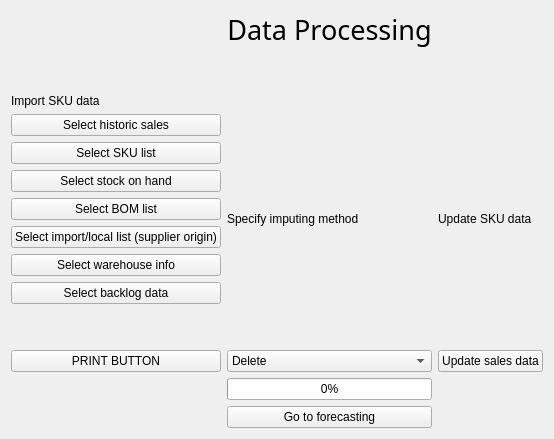
      <widget class="QWidget" name="data_processing">
       <layout class="QGridLayout" name="gridLayout_4">
        <item row="2" column="1">
         <widget class="QLabel" name="label_3">
          <property name="text">
           <string>Specify imputing method</string>
          </property>
         </widget>
        </item>
        <item row="3" column="2">
         <widget class="QPushButton" name="import_csv_button_7">
          <property name="cursor">
           <cursorShape>PointingHandCursor</cursorShape>
          </property>
          <property name="text">
           <string>Update sales data</string>
          </property>
         </widget>
        </item>
        <item row="0" column="1">
         <widget class="QLabel" name="label_18">
          <property name="font">
           <font>
            <family>Calisto MT</family>
            <pointsize>20</pointsize>
           </font>
          </property>
          <property name="text">
           <string>Data Processing</string>
          </property>
          <property name="alignment">
           <set>Qt::AlignCenter</set>
          </property>
         </widget>
        </item>
        <item row="3" column="1">
         <widget class="QComboBox" name="imputingComboBox">
          <item>
           <property name="text">
            <string>Delete</string>
           </property>
          </item>
          <item>
           <property name="text">
            <string>Average</string>
           </property>
          </item>
          <item>
           <property name="text">
            <string>Interpolate</string>
           </property>
          </item>
         </widget>
        </item>
        <item row="2" column="0">
         <layout class="QVBoxLayout" name="verticalLayout_3">
          <item>
           <widget class="QLabel" name="label_22">
            <property name="text">
             <string>Import SKU data</string>
            </property>
           </widget>
          </item>
          <item>
           <widget class="QPushButton" name="historicSalesButton">
            <property name="cursor">
             <cursorShape>PointingHandCursor</cursorShape>
            </property>
            <property name="text">
             <string>Select historic sales</string>
            </property>
           </widget>
          </item>
          <item>
           <widget class="QPushButton" name="skuListButton">
            <property name="cursor">
             <cursorShape>PointingHandCursor</cursorShape>
            </property>
            <property name="text">
             <string>Select SKU list</string>
            </property>
           </widget>
          </item>
          <item>
           <widget class="QPushButton" name="stockOnHandButton">
            <property name="cursor">
             <cursorShape>PointingHandCursor</cursorShape>
            </property>
            <property name="text">
             <string>Select stock on hand</string>
            </property>
           </widget>
          </item>
          <item>
           <widget class="QPushButton" name="bomListButton">
            <property name="cursor">
             <cursorShape>PointingHandCursor</cursorShape>
            </property>
            <property name="text">
             <string>Select BOM list</string>
            </property>
           </widget>
          </item>
          <item>
           <widget class="QPushButton" name="supplierOriginButton">
            <property name="cursor">
             <cursorShape>PointingHandCursor</cursorShape>
            </property>
            <property name="text">
             <string>Select import/local list (supplier origin)</string>
            </property>
           </widget>
          </item>
          <item>
           <widget class="QPushButton" name="warehouseInfoButton">
            <property name="cursor">
             <cursorShape>PointingHandCursor</cursorShape>
            </property>
            <property name="text">
             <string>Select warehouse info</string>
            </property>
           </widget>
          </item>
          <item>
           <widget class="QPushButton" name="backlogDataButton">
            <property name="cursor">
             <cursorShape>PointingHandCursor</cursorShape>
            </property>
            <property name="text">
             <string>Select backlog data</string>
            </property>
           </widget>
          </item>
          <item>
           <spacer name="verticalSpacer_13">
            <property name="orientation">
             <enum>Qt::Vertical</enum>
            </property>
            <property name="sizeType">
             <enum>QSizePolicy::Preferred</enum>
            </property>
            <property name="sizeHint" stdset="0">
             <size>
              <width>20</width>
              <height>40</height>
             </size>
            </property>
           </spacer>
          </item>
         </layout>
        </item>
        <item row="2" column="2">
         <widget class="QLabel" name="label_2">
          <property name="text">
           <string>Update SKU data</string>
          </property>
         </widget>
        </item>
        <item row="1" column="1">
         <spacer name="verticalSpacer_12">
          <property name="orientation">
           <enum>Qt::Vertical</enum>
          </property>
          <property name="sizeHint" stdset="0">
           <size>
            <width>20</width>
            <height>40</height>
           </size>
          </property>
         </spacer>
        </item>
        <item row="0" column="0">
         <spacer name="horizontalSpacer_5">
          <property name="orientation">
           <enum>Qt::Horizontal</enum>
          </property>
          <property name="sizeHint" stdset="0">
           <size>
            <width>40</width>
            <height>20</height>
           </size>
          </property>
         </spacer>
        </item>
        <item row="6" column="1">
         <widget class="QPushButton" name="forecastingButton">
          <property name="cursor">
           <cursorShape>PointingHandCursor</cursorShape>
          </property>
          <property name="text">
           <string>Go to forecasting</string>
          </property>
         </widget>
        </item>
        <item row="0" column="2">
         <spacer name="horizontalSpacer_6">
          <property name="orientation">
           <enum>Qt::Horizontal</enum>
          </property>
          <property name="sizeHint" stdset="0">
           <size>
            <width>40</width>
            <height>20</height>
           </size>
          </property>
         </spacer>
        </item>
        <item row="3" column="0">
         <widget class="QPushButton" name="testButton">
          <property name="text">
           <string>PRINT BUTTON</string>
          </property>
         </widget>
        </item>
        <item row="5" column="1">
         <widget class="QProgressBar" name="data_processing_progressBar">
          <property name="value">
           <number>0</number>
          </property>
         </widget>
        </item>
       </layout>
      </widget>
